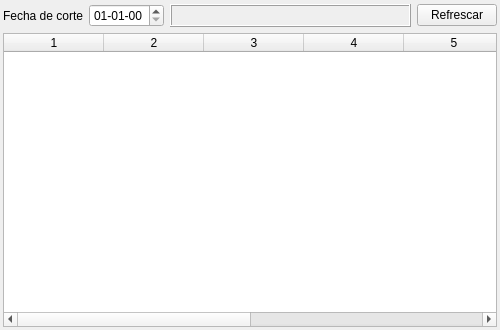
<?xml version="1.0" encoding="UTF-8"?>
<ui version="4.0">
 <class>SummaryDebtsWindow</class>
 <widget class="QWidget" name="SummaryDebtsWindow">
  <property name="geometry">
   <rect>
    <x>0</x>
    <y>0</y>
    <width>500</width>
    <height>330</height>
   </rect>
  </property>
  <property name="windowTitle">
   <string>Form</string>
  </property>
  <layout class="QVBoxLayout" name="verticalLayout">
   <property name="leftMargin">
    <number>3</number>
   </property>
   <property name="topMargin">
    <number>4</number>
   </property>
   <property name="rightMargin">
    <number>3</number>
   </property>
   <property name="bottomMargin">
    <number>3</number>
   </property>
   <item>
    <layout class="QHBoxLayout" name="horizontalLayout">
     <item>
      <widget class="QLabel" name="label_date0">
       <property name="sizePolicy">
        <sizepolicy hsizetype="Maximum" vsizetype="Preferred">
         <horstretch>0</horstretch>
         <verstretch>0</verstretch>
        </sizepolicy>
       </property>
       <property name="text">
        <string>Fecha de corte</string>
       </property>
      </widget>
     </item>
     <item>
      <widget class="QDateEdit" name="dateedit_date">
       <property name="sizePolicy">
        <sizepolicy hsizetype="Fixed" vsizetype="Fixed">
         <horstretch>0</horstretch>
         <verstretch>0</verstretch>
        </sizepolicy>
       </property>
       <property name="displayFormat">
        <string>dd-MM-yy</string>
       </property>
      </widget>
     </item>
     <item>
      <widget class="QLabel" name="label_date">
       <property name="frameShape">
        <enum>QFrame::Box</enum>
       </property>
       <property name="frameShadow">
        <enum>QFrame::Raised</enum>
       </property>
       <property name="text">
        <string/>
       </property>
      </widget>
     </item>
     <item>
      <widget class="QPushButton" name="button_refresh">
       <property name="sizePolicy">
        <sizepolicy hsizetype="Maximum" vsizetype="Fixed">
         <horstretch>0</horstretch>
         <verstretch>0</verstretch>
        </sizepolicy>
       </property>
       <property name="text">
        <string>Refrescar</string>
       </property>
      </widget>
     </item>
    </layout>
   </item>
   <item>
    <widget class="QTableWidget" name="table_info">
     <property name="columnCount">
      <number>8</number>
     </property>
     <attribute name="verticalHeaderVisible">
      <bool>false</bool>
     </attribute>
     <column/>
     <column/>
     <column/>
     <column/>
     <column/>
     <column/>
     <column/>
     <column/>
    </widget>
   </item>
  </layout>
 </widget>
 <resources/>
 <connections/>
</ui>
